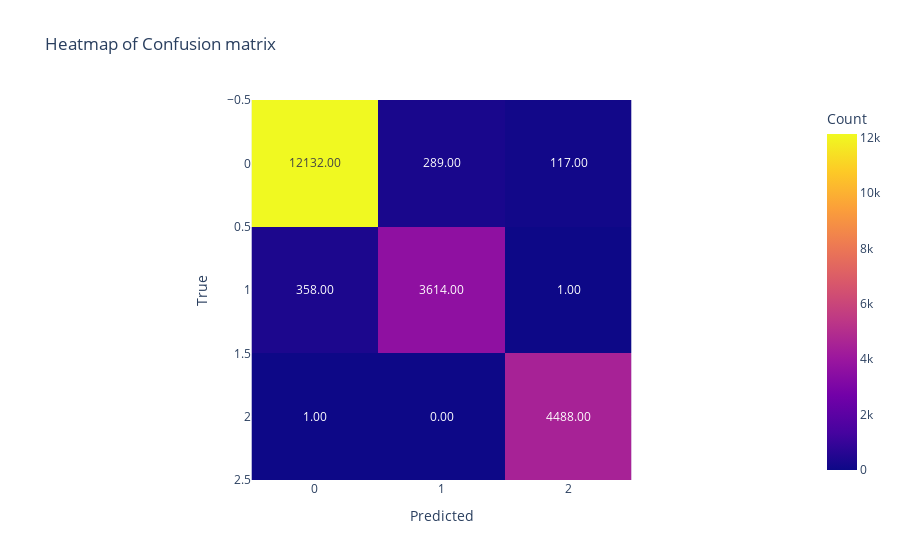

The notebook cell saved with this chart:
### Markdown cell above
### 3.2. Random forest (criterion: Gini)

### Code cell
# random forest
rf = RandomForestClassifier(n_estimators=100, max_depth=5, random_state=42, criterion='gini', bootstrap=True)
rf_score = score(rf, "Random Forest")

### Figure 1 — Plotly figure (JSON) as saved in the notebook; plotly's stock layout.template omitted (floating-point values rounded to 4 significant figures)
{"data": [{"coloraxis": "coloraxis", "hovertemplate": "Predicted: %{x}<br>True: %{y}<br>Count: %{z}<extra></extra>", "name": "0", "texttemplate": "%{z:.2f}", "type": "heatmap", "xaxis": "x", "yaxis": "y", "z": [[12132, 289, 117], [358, 3614, 1], [1, 0, 4488]]}], "layout": {"coloraxis": {"colorbar": {"title": {"text": "Count"}}, "colorscale": [[0, "#0d0887"], [0.1111, "#46039f"], [0.2222, "#7201a8"], [0.3333, "#9c179e"], [0.4444, "#bd3786"], [0.5556, "#d8576b"], [0.6667, "#ed7953"], [0.7778, "#fb9f3a"], [0.8889, "#fdca26"], [1, "#f0f921"]]}, "title": {"text": "Heatmap of Confusion matrix"}, "xaxis": {"anchor": "y", "constrain": "domain", "domain": [0, 1], "scaleanchor": "y", "title": {"text": "Predicted"}}, "yaxis": {"anchor": "x", "autorange": "reversed", "constrain": "domain", "domain": [0, 1], "title": {"text": "True"}}}}
